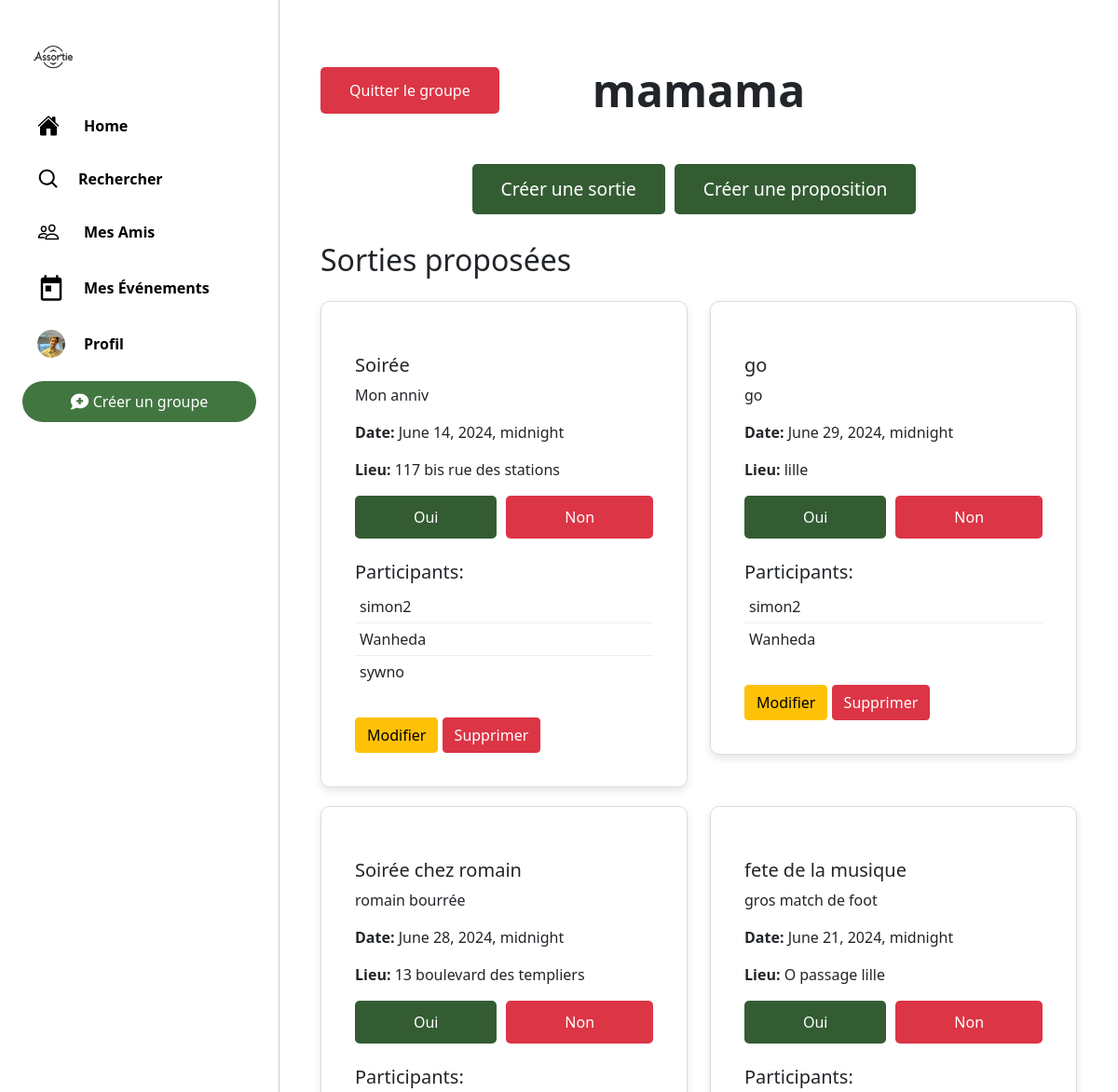
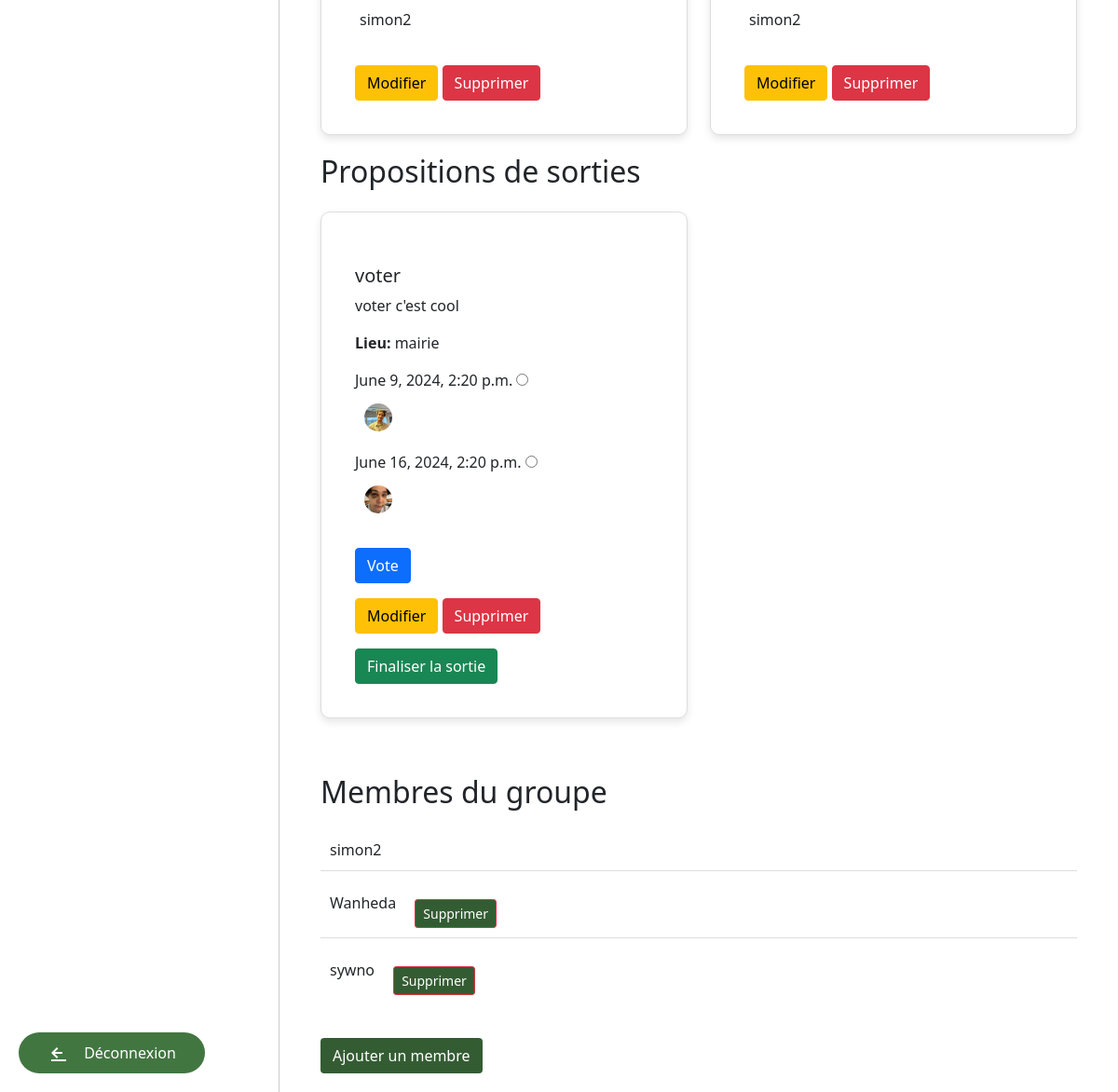
Screenshot of /sorties/groupe/1/ (signed in) with the database file from the repository (2 pictures, top to bottom).
### sorties/models.py (models this page shows, shortened)
class Profile(models.Model):
    user = models.OneToOneField(User, on_delete=models.CASCADE, unique=True)
    friends = models.ManyToManyField('self', blank=True)
    photo = models.ImageField(upload_to='profile_pics/', blank=True, null=True, default='profile_pics/default_profile.jpg')
    other_profile_field = models.CharField(max_length=100, blank=True, null=True)  # Exemple de champ supplémentaire
    def get_photo_url(self):
        if self.photo:
            return self.photo.url
        return '/media/profile_pics/default_profile.jpg'  # Assurez-vous que ce chemin est correct

class GroupeAmis(models.Model):
    nom = models.CharField(max_length=100)
    createur = models.ForeignKey(User, related_name='groupes_crees', on_delete=models.CASCADE)
    membres = models.ManyToManyField(User, related_name='groupes')
    administrateur = models.ForeignKey(User, related_name='groupes_administres', on_delete=models.CASCADE)

class SortieProposee(models.Model):
    groupe = models.ForeignKey(GroupeAmis, on_delete=models.CASCADE)
    nom = models.CharField(max_length=100)
    description = models.TextField()
    date = models.DateTimeField(null=True, blank=True)
    lieu = models.CharField(max_length=100)
    createur = models.ForeignKey(User, on_delete=models.CASCADE)
    participants = models.ManyToManyField(User, related_name='sorties_participants', through='Participation')

class PropositionSortie(models.Model):
    groupe = models.ForeignKey(GroupeAmis, on_delete=models.CASCADE)
    nom = models.CharField(max_length=100)
    description = models.TextField()
    lieu = models.CharField(max_length=100)
    createur = models.ForeignKey(User, on_delete=models.CASCADE)
    dates_proposees = models.ManyToManyField(DateProposee, related_name='propositions')

class DateProposee(models.Model):
    date = models.DateTimeField()
    proposition = models.ForeignKey('PropositionSortie', related_name='dates', on_delete=models.CASCADE)

class Vote(models.Model):
    utilisateur = models.ForeignKey(User, on_delete=models.CASCADE)
    date_proposee = models.ForeignKey(DateProposee, on_delete=models.CASCADE)
    vote = models.BooleanField(default=False)

### sorties/views.py (the view, shortened to what this page needs)
# urls.py: path('groupe/<int:group_id>/', views.groupe_detail, name='groupe_detail'),
@login_required
def groupe_detail(request, group_id):
    groupe = get_object_or_404(GroupeAmis, id=group_id)
    sorties = SortieProposee.objects.filter(groupe=groupe)
    propositions = PropositionSortie.objects.filter(groupe=groupe)
    return render(request, 'sorties/groupe_detail.html', {
        'groupe': groupe,
        'sorties': sorties,
        'propositions': propositions
    })

### sorties/templates/sorties/groupe_detail.html (shortened to what this page needs)
{% extends "sorties/base.html" %}
{% load custom_filters %}
{% block content %}
<link href="https://stackpath.bootstrapcdn.com/bootstrap/5.1.3/css/bootstrap.min.css" rel="stylesheet">
<div class="container mt-5">
    <div class="group-header">
        <a href="#" class="btn quit-button" id="quit-button">Quitter le groupe</a>
        <h1>{{ groupe.nom }}</h1>
    </div>
    <div class="button-container">
        <a href="{% url 'proposer_sortie' group_id=groupe.id %}" class="btn">Créer une sortie</a>
        <a href="{% url 'proposer_proposition' group_id=groupe.id %}" class="btn">Créer une proposition</a>
    </div>
    <h2 class="mb-4">Sorties proposées</h2>
    <div class="row">
        {% for sortie in sorties %}
            <div class="col-md-6">
                <div class="card sortie-item">
                    <div class="card-body">
                        <h5 class="card-title">{{ sortie.nom }}</h5>
                        <p class="card-text">{{ sortie.description }}</p>
                        <p><strong>Date:</strong> {{ sortie.date }}</p>
                        <p><strong>Lieu:</strong> {{ sortie.lieu }}</p>
                        <form method="post">
                            <div class="action-buttons mt-3">
                                <button type="submit" name="vient" value="True" class="btn btn-oui">Oui</button>
                                <button type="submit" name="vient" value="False" class="btn btn-non">Non</button>
                            </div>
                        </form>
                        <h5 class="mt-4">Participants:</h5>
                        <ul class="participant-list">
                            {% for participant in sortie.participants.all %}
                                <li>{{ participant.username }}</li>
                            {% endfor %}
                        </ul>
                        {% if request.user == sortie.createur %}
                            <a href="{% url 'modifier_sortie' sortie.id %}" class="btn btn-warning mt-3">Modifier</a>
                            <a href="{% url 'supprimer_sortie' sortie.id %}" class="btn btn-danger mt-3">Supprimer</a>
                        {% endif %}
                    </div>
                </div>
            </div>
        {% endfor %}
    </div>
    <h2 class="mb-4">Propositions de sorties</h2>
    <div class="row">
        {% for proposition in propositions %}
            <div class="col-md-6">
                <div class="card proposition-item">
                    <div class="card-body">
                        <h5 class="card-title">{{ proposition.nom }}</h5>
                        <p class="card-text">{{ proposition.description }}</p>
                        <p><strong>Lieu:</strong> {{ proposition.lieu }}</p>
                        <form method="post">
                            {% for date in proposition.dates.all %}
                                <div>
                                    <label for="vote_{{ date.id }}">{{ date.date }}</label>
                                    <input type="radio" id="vote_{{ date.id }}" name="vote_{{ proposition.id }}" value="{{ date.id }}">
                                    <ul class="voter-list">
                                        {% for vote in date.vote_set.all %}
                                            <li>
                                                <img src="{{ vote.utilisateur.profile.get_photo_url }}" alt="{{ vote.utilisateur.username }}" class="voter-photo">
                                            </li>
                                        {% endfor %}
                                    </ul>
                                </div>
                            {% endfor %}
                            <button type="submit" class="btn btn-primary mt-3">Vote</button>
                        </form>
                        {% if request.user == proposition.createur %}
                            <a href="{% url 'modifier_proposition' proposition.id %}" class="btn btn-warning mt-3">Modifier</a>
                            <a href="{% url 'supprimer_proposition' proposition.id %}" class="btn btn-danger mt-3">Supprimer</a>
                        {% endif %}
                        {% if request.user == groupe.administrateur %}
                            <form method="post" action="{% url 'finaliser_sortie' proposition.id %}">
                                <button type="submit" class="btn btn-success mt-3">Finaliser la sortie</button>
                            </form>
                        {% endif %}
                    </div>
                </div>
            </div>
        {% endfor %}
    </div>
    <div class="members-box">
        <h3>Membres du groupe</h3>
        <ul>
            {% for membre in groupe.membres.all %}
                <li>{{ membre.username }}
                    {% if request.user == groupe.administrateur and membre != groupe.administrateur %}
                        <a href="{% url 'supprimer_membre' groupe.id membre.id %}" class="btn btn-danger btn-sm ml-3">Supprimer</a>
                    {% endif %}
                </li>
            {% endfor %}
        </ul>
        {% if request.user == groupe.administrateur %}
            <a href="{% url 'ajouter_membre' groupe.id %}" class="btn">Ajouter un membre</a>
        {% endif %}
    </div>
</div>
{% endblock %}

### sorties/templates/sorties/base.html (shortened to what this page needs)
{% load static %}
<!DOCTYPE html>
<html>
<head>
    <link href="https://maxcdn.bootstrapcdn.com/bootstrap/4.0.0/css/bootstrap.min.css" rel="stylesheet">
</head>
<body>
    <div class="sidebar">
        <a href="{% url 'liste_groupes' %}" class="logo">
            <img src="{% static 'images/logo1.png' %}" alt="Logo">
        </a>
        <a href="{% url 'liste_groupes' %}" class="button_sidebar">
            <span class="text">Home</span>
        </a>
        <a href="{% url 'search_users' %}" class="button_sidebar">
            <span class="text">Rechercher</span>
        </a>
        <a href="{% url 'view_friends' %}" class="button_sidebar">
            <span class="text">Mes Amis</span>
        </a>
        <a href="{% url 'mes_evenements' %}" class="button_sidebar">
            <svg class="icon" viewBox="0 0 24 24" fill="currentColor" width="30" height="30">
                <path d="M19 3h-1V1h-2v2H8V1H6v2H5c-1.1 0-1.99.9-1.99 2L3 21c0 1.1.9 2 2 2h14c1.1 0 2-.9 2-2V5c0-1.1-.9-2-2-2zm0 18H5V8h14v13zM7 10h5v5H7z"></path>
            </svg>
            <span class="text">Mes Événements</span>
        </a>
        {% if user.is_authenticated %}
            <a href="{% url 'view_profile' request.user.username %}" class="button_sidebar">
                {% if user.profile.photo %}
                    <img src="{{ user.profile.photo.url }}" alt="Profile Photo" class="profile-photo">
                {% else %}
                    <svg class="icon" viewBox="0 0 24 24" fill="currentColor" width="24" height="24">
                        <path d="M20.7 7.3l-4-4a1 1 0 00-1.4 0l-9 9a1 1 0 00-.3.7v3a1 1 0 001 1h3a1 1 0 00.7-.3l9-9a1 1 0 000-1.4zM4 20h16a1 1 0 000-2H4a1 1 0 000 2zm7-7.6l5.6-5.6L16 4.4l-5.6 5.6L11 13v-1.6z"></path>
                    </svg>
                {% endif %}
                <span class="text">Profil</span>
            </a>
            <div class="button-container">
                <a href="{% url 'creer_groupe' %}" class="button">
                    <span>Créer un groupe</span>
                </a>
            </div>
            <div class="button_deco-container">
                <a href="{% url 'logout' %}" class="button_deco">
                    <svg class="icon" viewBox="0 0 24 24" fill="currentColor" width="24" height="24">
                        <path d="M16 13v-2H7.83l3.58-3.59L10 6l-6 6 6 6 1.41-1.41L7.83 13H16zm4 8H4v-2h16v2z"></path>
                    </svg>
                    <span>Déconnexion</span>
                </a>
            </div>
        {% endif %}
    </div>
    <div class="content">
        <div class="container">
            {% block content %}
            {% endblock %}
        </div>
    </div>
</body>
</html>

### sorties/templates/sorties/base.html (style rules this page uses)
body { margin: 0; font-family: 'Arial', sans-serif; display: flex; background-color: #f5f8fa; }
.sidebar { width: 25%; background-color: #fff; display: flex; flex-direction: column; align-items: flex-start; position: fixed; overflow-y: auto; transition: width 0.3s; border-right: 1px solid #ccc; padding-top: 10px; height: 100%; padding-bottom: 20px; }
.button_sidebar { display: flex; align-items: center; padding: 10px 20px; margin: 5px 20px; text-decoration: none; color: #000; border-radius: 30px; transition: box-shadow 0.3s, background-color 0.3s; width: auto; font-weight: bold; }
.button_sidebar .icon { margin-right: 15px; }
.button_sidebar .text { display: inline; margin-left: 5px; }
.profile-photo { border-radius: 50%; width: 30px; height: 30px; object-fit: cover; margin-right: 15px; }
.logo { display: flex; align-items: center; padding: 10px 2px; margin: 5px 20px 0; text-decoration: none; }
.logo img { width: 70px; height: 70px; object-fit: cover; transition: box-shadow 0.3s, background-color 0.3s; border-radius: 30px; }
.content { margin-left: 25%; padding: 20px; width: 75%; transition: margin-left 0.3s, width 0.3s; }
.button-container { display: flex; justify-content: center; width: 100%; padding-left: 10px; padding-right: 10px; padding-top: 10px; }
.button_deco { background-color: #427641; color: white; border: none; border-radius: 30px; padding: 10px 20px; font-size: 16px; cursor: pointer; display: flex; align-items: center; justify-content: center; transition: border-radius 0.3s, box-shadow 0.3s, background-color 0.3s; width: 90%; max-width: 200px; text-decoration: none; }
.button { background-color: #427641; color: white; border: none; border-radius: 30px; padding: 10px 20px; font-size: 16px; cursor: pointer; display: flex; align-items: center; justify-content: center; transition: border-radius 0.3s, box-shadow 0.3s, background-color 0.3s; width: 90%; max-width: 2000px; text-decoration: none; }
.button_deco .icon, .button_deco .text { margin-right: 15px; }
.button_deco-container { position: absolute; bottom: 20px; left: 20px; width: 90%; }

### sorties/templates/sorties/groupe_detail.html (style rules this page uses)
.group-header { margin-bottom: 40px; text-align: center; position: relative; }
.group-header h1 { font-size: 3em; font-weight: bold; margin-bottom: 10px; }
.quit-button { position: absolute; left: 0; top: 50%; transform: translateY(-50%); background-color: #dc3545; color: white; padding: 12px 30px; border-radius: 5px; font-size: 1em; transition: background-color 0.3s, box-shadow 0.3s; text-decoration: none; }
.button-container { display: flex; justify-content: center; margin-bottom: 30px; }
.button-container .btn { background-color: #345c33; color: white; padding: 12px 30px; border-radius: 5px; font-size: 1.2em; transition: background-color 0.3s, box-shadow 0.3s; margin-right: 10px; }
.sortie-item, .proposition-item { margin-bottom: 30px; padding: 20px; background-color: #ffffff; border: 1px solid #ddd; border-radius: 10px; box-shadow: 0 4px 8px rgba(0, 0, 0, 0.1); }
.sortie-item h5, .proposition-item h5 { margin-top: 20px; }
.participant-list, .voter-list { list-style: none; padding: 0; }
.participant-list li, .voter-list li { padding: 5px; border-bottom: 1px solid #eee; }
.participant-list li:last-child, .voter-list li:last-child { border-bottom: none; }
.action-buttons { display: flex; gap: 10px; }
.action-buttons .btn { flex-grow: 1; padding: 10px; border-radius: 5px; font-size: 1em; transition: background-color 0.3s, box-shadow 0.3s; }
.action-buttons .btn-oui { background-color: #345c33; color: white; }
.action-buttons .btn-non { background-color: #dc3545; color: white; }
.card { margin-bottom: 20px; }
.members-box { margin-top: 40px; }
.members-box h3 { font-size: 2em; margin-bottom: 20px; }
.members-box ul { list-style: none; padding: 0; }
.members-box ul li { padding: 10px; border-bottom: 1px solid #ddd; }
.members-box ul li:last-child { border-bottom: none; }
.members-box .btn { margin-top: 20px; background-color: #345c33; color: white; }
.voter-photo { width: 30px; height: 30px; border-radius: 50%; object-fit: cover; margin-left: 5px; }

### rows the page displays
GroupeAmis: nom "mamama"
SortieProposee: nom "Soirée", description "Mon anniv", date "June 14, 2024, midnight", lieu "117 bis rue des stations", shows "Modifier"
SortieProposee: nom "go", description "go", date "June 29, 2024, midnight", lieu "lille", shows "Modifier"
SortieProposee: nom "Soirée chez romain", description "romain bourrée", date "June 28, 2024, midnight", lieu "13 boulevard des templiers", shows "Modifier"
SortieProposee: nom "fete de la musique", description "gros match de foot", date "June 21, 2024, midnight", lieu "O passage lille", shows "Modifier"
PropositionSortie: nom "voter", description "voter c'est cool", lieu "mairie", shows "Modifier"
DateProposee: date "June 9, 2024, 2:20 p.m."
Vote: utilisateur.profile.get_photo_url (picture)
DateProposee: date "June 16, 2024, 2:20 p.m."
Vote: utilisateur.profile.get_photo_url (picture)

### other values shown
{{ participant.username }} "simon2"
{{ participant.username }} "Wanheda"
{{ participant.username }} "sywno"
{{ membre.username }} "simon2"
{{ membre.username }} "Wanheda"
{{ membre.username }} "sywno"
